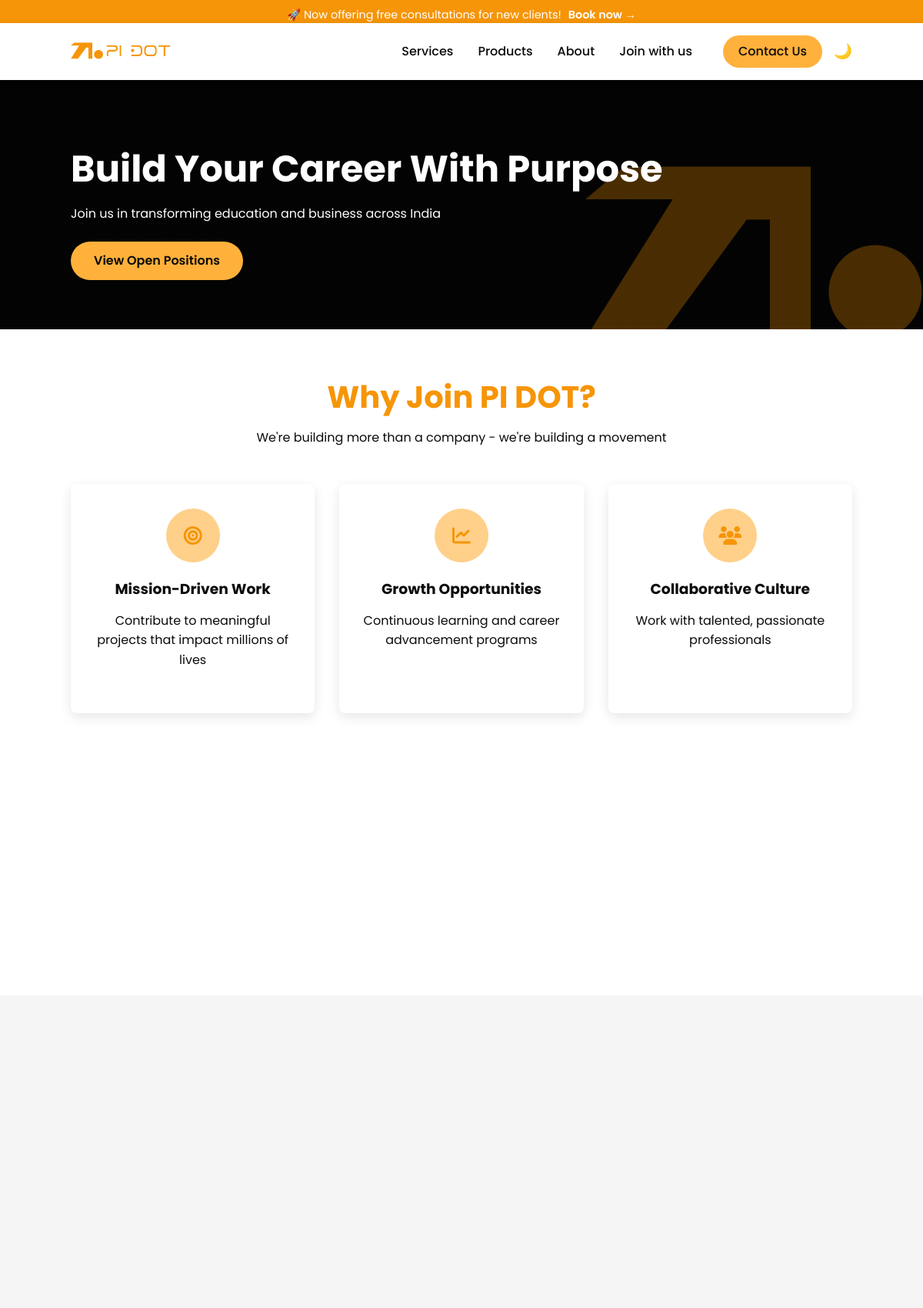
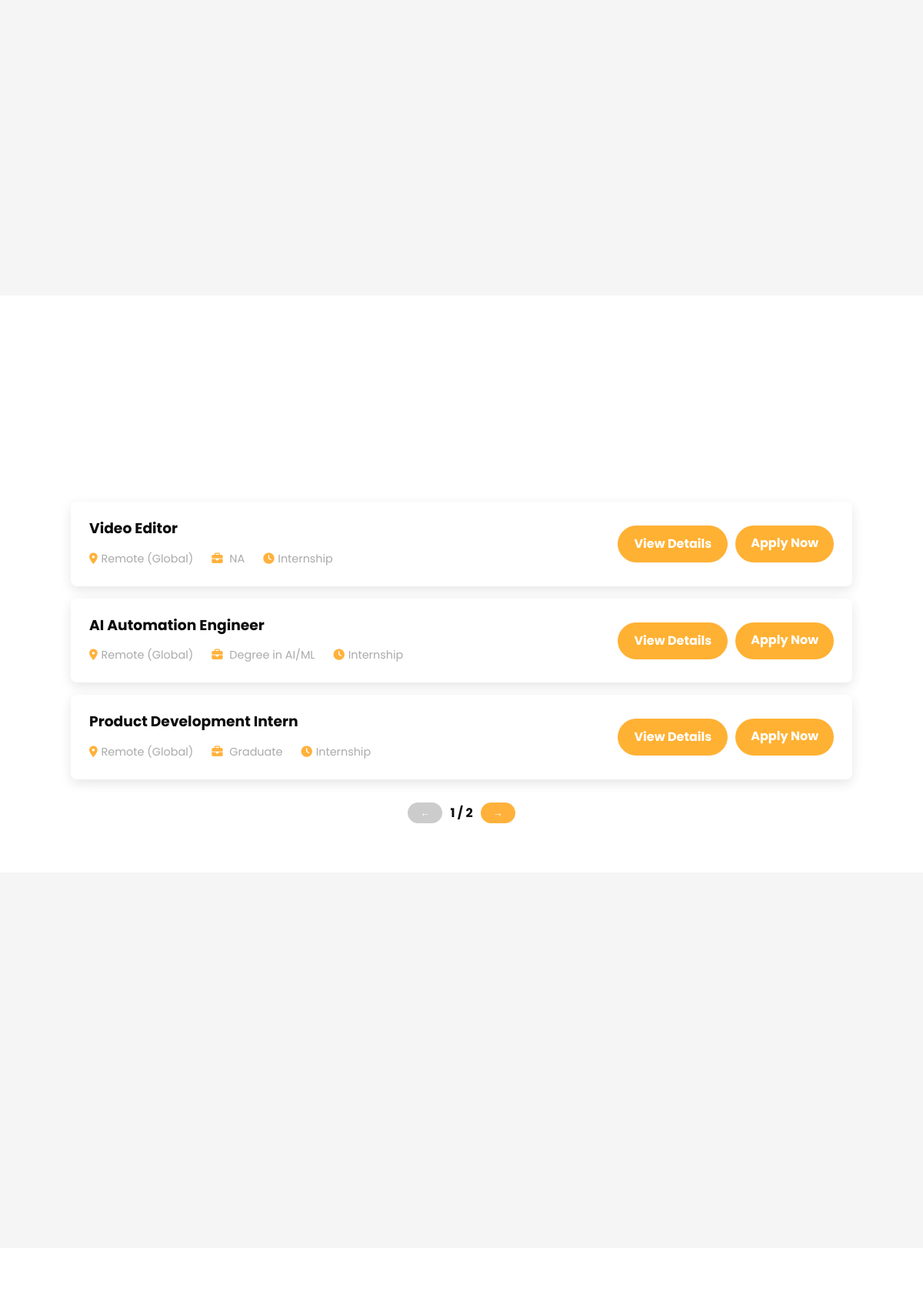
The app's page /PiDot/careers/ (upper part) with its own data (2 pictures, top to bottom).
### PiDot/models.py (models this page shows, shortened)
class ActiveRole(models.Model):
    job_id = models.CharField(max_length=100, unique=True)
    job_title = models.CharField(max_length=255)
    slug = models.SlugField(unique=True)
    date_posted = models.DateField()
    product_or_service = models.CharField(max_length=255)
    job_location = models.CharField(max_length=255)
    job_type = models.CharField(max_length=100)
    sal = models.CharField(max_length=100)
    basic_qualification = models.TextField()
    status = models.CharField(max_length=10, choices=[('Active', 'Active'), ('Inactive', 'Inactive')])
    department = models.CharField(max_length=255, blank=True, null=True)

### PiDot/views.py (the view)
# urls.py: path('careers/', careers, name='PiDot_careers'),
def careers(request):
    jobs = ActiveRole.objects.filter(status='Active')
    departments = ActiveRole.objects.exclude(department__isnull=True).exclude(department__exact='').values_list('department', flat=True).distinct()
    locations = ActiveRole.objects.exclude(job_location__isnull=True).exclude(job_location__exact='').values_list('job_location', flat=True).distinct()
    return render(request, 'PiDot/Careers.html', {
        'jobs': jobs,
        'departments': departments,
        'locations': locations,
    })

### templates/PiDot/Careers.html (shortened to what this page needs)
{% extends "index.html" %}
{% load static %}
{% block Style %}
    <link rel="stylesheet" href="{% static "css/PiDot/extra-about.css" %}">
    <link rel="stylesheet" href="{% static "css/products/extra.css" %}">
{% endblock Style %}
{% block Body %}
    <section class="careers-hero">
        <div class="container">
            <div class="hero-content">
                <h1 class="animate-on-scroll" >Build Your Career With Purpose</h1>
                <p class="animate-on-scroll">Join us in transforming education and business across India</p>
                <a href="#open-positions" class="cta-button primary animate-on-scroll">View Open Positions</a>
            </div>
        </div>
    </section>
    <section class="why-join">
        <div class="container">
            <div class="section-header animate-on-scroll">
                <h2>Why Join PI DOT?</h2>
                <p>We're building more than a company - we're building a movement</p>
            </div>
            <div class="benefits-grid">
                <div class="benefit-card animate-on-scroll">
                    <div class="benefit-icon">
                        <i class="fas fa-bullseye"></i>
                    </div>
                    <h3>Mission-Driven Work</h3>
                    <p>Contribute to meaningful projects that impact millions of lives</p>
                </div>
                <div class="benefit-card animate-on-scroll">
                    <div class="benefit-icon">
                        <i class="fas fa-chart-line"></i>
                    </div>
                    <h3>Growth Opportunities</h3>
                    <p>Continuous learning and career advancement programs</p>
                </div>
                <div class="benefit-card animate-on-scroll">
                    <div class="benefit-icon">
                        <i class="fas fa-users"></i>
                    </div>
                    <h3>Collaborative Culture</h3>
                    <p>Work with talented, passionate professionals</p>
                </div>
            </div>
        </div>
    </section>
    <section class="life-at-pidot">
        <div class="container">
            <div class="gallery-grid">
            </div>
        </div>
    </section>
    <section class="open-positions" id="open-positions">
    <div class="container">
        <div class="positions-list-wrapper">
            <div class="positions-list">
            {% for job in jobs %}
                <div class="position-card animate-on-scroll" data-department="{{ job.department|lower }}" data-location="{{ job.job_location|lower }}">
                    <div class="position-info">
                        <h3>{{ job.job_title }}</h3>
                        <div class="position-meta">
                            <span><i class="fas fa-map-marker-alt"></i>{{ job.job_location }}</span>
                            <span><i class="fas fa-briefcase"></i> {{ job.basic_qualification }}</span>
                            <span><i class="fas fa-clock"></i>{{ job.job_type }}</span>
                        </div>
                    </div>
                    <div class="position-actions">
                        <a href="{% url 'job_description' job.slug %}" class="view-button">View Details</a>
                        <a href="{% url 'PiDot_careers_register'%}" class="apply-button">Apply Now</a>
                    </div>
                </div>
            {% endfor %}
            </div>
            <div class="pagination-container">
                <button id="prevPage" class="pagination-btn">&larr;</button>
                <span id="pageIndicator">1 / 1</span>
                <button id="nextPage" class="pagination-btn">&rarr;</button>
            </div>
        </div>
    </div>
</section>
    <section class="internship-program">
        <div class="container">
            <div class="program-content">
            </div>
        </div>
    </section>
    <section class="application-process">
        <div class="container">
        </div>
    </section>
{% endblock Body %}

### static/css/themes.css (style rules this page uses)
.light-theme { --primary-color: #FFB13B; --primary-dark: #F69507; --primary-light: #FFD08A; --text-dark: #0B0B0B; --text-light: #FFFFFF; --text-gray: #AAAAAA; --bg-light: #FFFFFF; --bg-dark: #0B0B0B; --card-bg: #F5F5F5; --genesis-color: #56848C; --genesis-dark: #122E32; --edusphere-color: #38B6FF; --edusphere-dark: #001F3F; --axiom-color: #0B0B0B; --axiom-dark: #333333; }

### static/css/animations.css (style rules this page uses)
.animate-on-scroll { opacity: 0; transition: all 0.6s ease; }
.animate-on-scroll.animated { opacity: 1; }

### records on screen
ActiveRole: job_title "Video Editor", job_location "Remote (Global)", basic_qualification "NA", job_type "Internship"
ActiveRole: job_title "AI Automation Engineer", job_location "Remote (Global)", basic_qualification "Degree in AI/ML", job_type "Internship"
ActiveRole: job_title "Product Development Intern", job_location "Remote (Global)", basic_qualification "Graduate", job_type "Internship"
